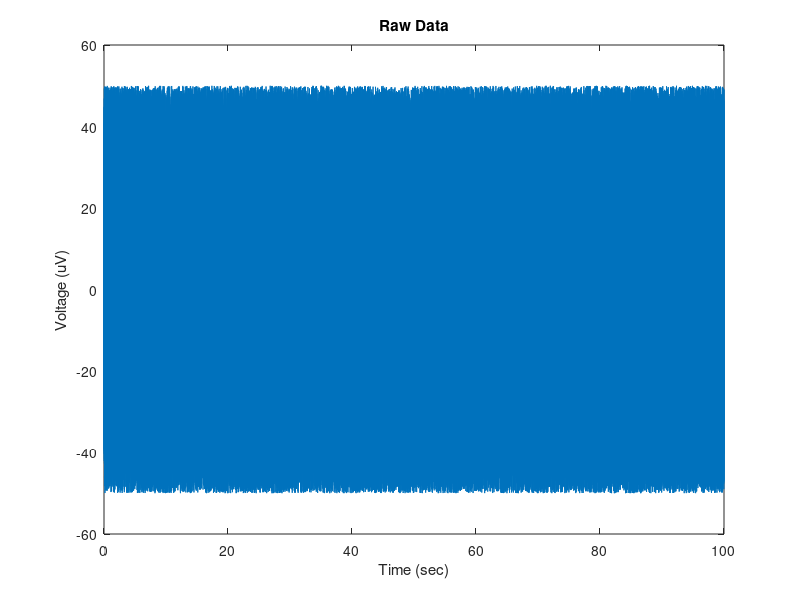

MATLAB code to generate this figure: (Note: this script raises an error after producing the figure.)
%% Analyses of EEG signals
% Workshop on Quantitative Analysis of Neural Activity, 
% Dr. Kyle Mathewson - Department of Psychology - University of Alberta

clear all
close all
clc

addpath('WorkshopFunctions')

%% Discrete vs. Continuous
% EEG is recorded as a discrete time series, an array of numbers over time
% The sampling rate with which the data is digitized directly influences
% the range of frequencies that can be represented in the signal. 
% Nyquist frequency is half the sampling rate, so sampling say 1000 Hz, we
% can represent frequencies up to 500 Hz in our data, anything larger will
% show up as an artifact due to aliasing (so we use hardware filters to
% avoid this)

% So lets make up some fake data:
% consider a random set of numbers as our data

srate = 1000; %Hz
data_length = 100; %seconds
speriod = 1/srate; %seconds
data = rand(1,srate*data_length)*100 - 50 ; %centered at zero between -50 and 50 uV
times = speriod:speriod:data_length; %time points
figure; plot(times,data);
    xlabel('Time (sec)');
    ylabel('Voltage (uV)');
    title('Raw Data');

% use interp() or resample() to change sampling rate of data in either
% direction, useful to equate the sampling rate of signals from two
% modalities (heart rate and EEG), and in resampling data that has
% irregular sampling periods

%% filtering the data (bandpass, low-pass, high-pass)
% next we want to use an offline filter to attenuate certain ranges of
% frequencies in the signal. There are many options for filters with different tradeoffs
% This can be done with a butterworth filter,
% employed by the following function. One can use this to filter low
% frequencies (high pass), high frequencies (low pass), or to keep only a
% band of frequencies (band pass)

%here we will use a bandpass filter to filter our everything but alpha
%oscillations. 

high_pass = 6; %lower cutoff
low_pass = 14; %upper cutoff
order = 2; %order of polynomial used in the filter, can be increased to sharpen the dropoff of the filter
type = 'band'; %type of filter
[filt_data] = illini_filter(data',srate,high_pass,low_pass,order,'band'); %run the filter (which plots a graph)

% illini_filter.m - Created University of Illinois, based on kyle_filter by Kyle Mathewson with edits by Jamie Norton
% [Y_filt] = illini_filter(Y,Fs,hipass,lopass,order,type)
% Takes the time x channel data matrix Y, filters out a single frequency band,
% Input is: 
%           Y  - data matrix, time points by channels
%           Fs - Sampling Frequency in Hz
%           hipass - lower bound of filter
%           lopass - upper bound of filter
%           order - filter order, 
%                      higher orders have steeper roll offs, but
%                      can also be unstable
%           type - 'low' (low pass), 'high' (high pass), or 'band' (bandpass)
%
% Output is:
%            Y_filt - same as Y but not filtered

subplot(2,1,1); plot(times,data);
    xlabel('Time (sec)');
    ylabel('Voltage (uV)');
    title('Raw Data');
subplot(2,1,2); plot(times,filt_data);
    xlabel('Time (sec)');
    ylabel('Voltage (uV)');
    title('Filtered Data');
    
% Try zooming in on the filtered data so you can see a few seconds of the
% remaining alpha oscillations

%% epoched data
% if we have some repetition of a stimulus, we may want to visualize what
% the brain activity evoked by this stimulus looks like. We can cut out chunks of data (epochs) 
% aligned to these stimuli, with data before and after the stimulus onset
% The noise on individual presentations limits our ability to see this. So we can
% average over many instances of a stimulus to minimize noise. 
% The noise in the individual trials will be attenuated as a function of 
% the square root of the number of trials, so there are deminishing returns to more trials
% We can also subtract out baseline shifts in voltage to align trials. 

n_epochs = 100; % create fake stimuli and epochs of dat

prestim = 2000; %time before stimulus
poststim = 3000; %time after stimulus
baseline = 200; %subtract mean voltage in this period before stim onset

%pick some random times to be fake events
stim_times = randi(length(times)-(prestim+poststim),1,n_epochs)+prestim;

%set the times for each epoch and allocate space
epoch_times = -prestim+1:poststim;
epochs = zeros(n_epochs,length(epoch_times));
baselines = zeros(n_epochs,1);

%for each epoch grab the data before and after the stim and substract
%baseline

for i_epoch = 1:n_epochs
    epochs(i_epoch,:) = filt_data(stim_times(i_epoch)-prestim+1 : stim_times(i_epoch)+poststim);
    %add in a fake ERP from 200:400 ms on each trial to represent the
    %evoked activity
    epochs(i_epoch,prestim+201:prestim+300) = epochs(i_epoch,prestim+201:prestim+300) + (hanning(100)*10)';
    epochs(i_epoch,prestim+301:prestim+400) = epochs(i_epoch,prestim+301:prestim+400) - (hanning(100)*20)';
    %baseline subtraction
    baselines(i_epoch) = mean(epochs(i_epoch,prestim-baseline:prestim));
    epochs(i_epoch,:) = epochs(i_epoch,:) - baselines(i_epoch);
end

%plot the individual epochs and the average
figure; 
subplot(2,1,1); plot(epoch_times,epochs(1:3,:));
    xlabel('Time (sec)');
    ylabel('Voltage (uV)');
    title('Individual Epochs');
subplot(2,1,2); plot(epoch_times,mean(epochs,1));
    xlabel('Time (sec)');
    ylabel('Voltage (uV)');
    title('Average of Epochs');


%% Hilbert Transform- 
% The first of four methods to represent the data time series in the
% frequency domain is called a Hilbert transform.
% First we use a narrow bandpass in the frequency band of interest (as
% shown above). Then computes the instantaneous phase and power

complex_data = hilbert(epochs(1,:)); %hilbert transform
power_hilb = abs(complex_data).^2; %get the real part as the power
phase_hilb = angle(complex_data); %and the imaginary as the phase

%plot the band-pass filtered data, as well as the power and phase at each time point
%computed using the hilbert transform
%note that now we can estimate the power and phase at each moment in the
%epoch and run analyses over trials and subjects on these measures. Before
%we try that lets look at three other ways to estimate power and phase
%accross a wider range of frequencies

figure;
subplot(4,1,1);  plot(epoch_times,epochs(1,:));
    xlabel('Time (sec)');
    ylabel('Voltage (uV)');
    title('Individual band-pass filtered Epoch');
subplot(4,1,2);  plot(epoch_times,power_hilb);
    xlabel('Time (sec)');
    ylabel('Voltage (uV)');
    title('Instantaneous Power');
subplot(4,1,3);  plot(epoch_times,phase_hilb);
    xlabel('Time (sec)');
    ylabel('Phase (Radians)');
    title('Instantaneous Phase');
subplot(4,1,4); plot(epoch_times,rad2deg(phase_hilb));
    xlabel('Time (sec)');
    ylabel('Phase (Degrees)');
    title('Instantaneous Phase');


%% fast-fourer transform - 
% Our time series can be converted to the frequency domain as a sum of
% weighted sine waves
% First we can compute a fast fourier transform on a chunk of data as a
% whole to create a signle frequency spectra for that data chunk (no
% matter the length)
% data must be of length 2^n
% frequency resolution depends on number of time points used
% data can be padded with zeros to increase frequency resolution and get to
% 2^n

Ubound = 30; %upper bound on fft 

%for each epoch run this fft function
win_hamming = hamming(length(epochs(1,:)));
for i_epoch = 1:n_epochs
    temp_data = epochs(i_epoch,:);
    temp_data = win_hamming.*temp_data';
    [power_fft(i_epoch,:), phase_fft(i_epoch,:), freqs_fft] = kyle_fft(temp_data',srate,Ubound);
end


%here we plot the data, a hamming window used to taper the edges and avoid
%artifacts, and the multiplication of the two, this is what goes into the
%fft

figure;
subplot(3,1,1); 
    plot(epochs(1,:));
subplot(3,1,2); 
    plot(hamming(length(epochs(1,:))));
subplot(3,1,3);
    plot(hamming(length(epochs(1,:))).*epochs(1,:)');




% kyle_fft.m - Compute a FFT and get back the results
% [power, phase, freqs] = kyle_fft(data,srate,Ubound)
% now we plot the power spectra of each epoch, and the mean over epochs
% we can see a peak in the alpha band since we have already band-pass
% filtered the signal

figure; 
subplot(2,1,1); plot(freqs_fft,power_fft(1:3,:));
   xlabel('Frequency (Hz)');
    ylabel('Power (uV^2)');
    title('Individual Epoch Power Spectras');
    axis tight;
subplot(2,1,2); plot(freqs_fft,mean(power_fft,1));
   xlabel('Time (s)');
    ylabel('Frequency (Hz)');
    title('Average Epoch Power Spectra');
    axis tight;

% 
%% moving window FFT, 
% Now we might want to have resolution in time for how the frequency changes
% we can move a window accross the data and compute the fft for the data on each window
% EEGLAB-pop_newtimef does this
% not covered here, but we can window the data to reduce edge artifacts. 
% a major point here is the combination of uncertainty in time vs
% frequency. We can use longer windows to increase our frequency, but we
% loose resolution in time by doing so. We can't have both. 

Ubound = 30; %upper bound of fft
window_length = 2^9; %length of moving window in sampling points
fft_length = 2^10; %the rest is padded with zeros (also sampling points) - keep same as above for no padding
step_size = 1; % how far to go on each window step, 1 is the most resolved

% reset some variables
power_winfft = [];
phase_winfft = [];
freqs_winfft = [];

for i_epoch = 1:10 %do for each epoch (just two for now for time)
    for i_window = 1+window_length/2:step_size:length(epochs(i_epoch,:))-window_length/2 %step through windows
        %take out the data segment
        segment = epochs(i_epoch,i_window-window_length/2:i_window+window_length/2-1);
        
        %can multiply by hamming window here to avoid edge artifacts
        segment= (hamming(length(segment)).*segment')';
        
        %pad with zeros
        segment = [zeros((fft_length-window_length)/2,1)' segment zeros((fft_length-window_length)/2,1)'];
        
        %compute fft and save results
        [power_winfft(i_epoch,i_window-(window_length/2),:),phase_winfft(i_epoch,i_window-(window_length/2),:),freqs_winfft] = kyle_fft(segment,srate,Ubound); 
    end
end
%get out new time stamps due to windows
times_winfft = epoch_times(1+window_length/2:step_size:length(epochs(i_epoch,:))-window_length/2);

%plot the original data and a single epoch spectrogram (the power in all
%frequencies at each time point, a bunch of spectra stacked over time)

figure;
subplot(2,1,1);  plot(epoch_times,epochs(2,:));
    xlabel('Time (sec)');
    ylabel('Voltage (uV)');
    title('Individual band-pass filtered Epoch');
subplot(2,1,2); imagesc(times_winfft,freqs_winfft,squeeze(power_winfft(2,:,:))');
    set(gca,'YDir','normal');
   xlabel('Time(s)');
    ylabel('Frequency (Hz)');
    title('Individual Epoch Power Spectrogram moving fft');
    axis tight;
    c=colorbar;
    ylabel(c,'Log Power (dB)')


%% wavelet analysis
% the final method of computing power and phase information is a wavelet
% analysis. In the fft analysis, given a single window size, there are much
% more cycles of higher frequencies used than in lower frequences. This
% gives poor time resolution in higher frequencies. To overcome this, a
% wavelet analysis modifies the number of cycles in the wavelet as a
% function of frequency. So instead of specifiying the window size, we
% specify the number of cycles (wavenumber). 3 cycles at 10 Hz is 300 ms
% long, 3 cycles at 100 Hz is 30 ms long, etc. This provides more
% equivalent time resolution over different frequencies. 

% the math is similar, we are creating little wavelets, and convolving them
% with the EEG data to see how well the two match up. 
% 	-pop_newtimef() in EEGLAB can also do this (default setting), in EEGLAB
% 	you can also increase the wavenumber as frequencies increase

% Assign Frequencies of interest
freqs_wavelet = 1:.5:30; %linear
% freqs_wavelet = (2^(1/4)).^(-.5:.5:20); %Log 

% width of the wavelet
width = 6; %in cycles of frequency

%reset variables
power_wavelet = [];
phase_wavelet = [];
times_wavelet = [];

% Compute Wavelet Analsis
win_hamming = hamming(length(epochs(1,:)));
for i_epoch = 1:n_epochs
    temp_data = epochs(i_epoch,:);
    temp_data = win_hamming.*temp_data';
    [power_wavelet(i_epoch,:,:),times_wavelet,phase_wavelet(i_epoch,:,:)] = BOSC_tf(temp_data',freqs_wavelet,srate,width);
end
times_wavelet = epoch_times; % keep original time stamps

% [B,T,P]=BOSC_tf(eegsignal,F,Fsample,wavenumber);
%
% This function computes a continuous wavelet (Morlet) transform on
% a segment of EEG signal; this can be used to estimate the
% background spectrum (BOSC_bgfit) or to apply the BOSC method to
% detect oscillatory episodes in signal of interest (BOSC_detect).
%
% parameters:
% eegsignal - a row vector containing a segment of EEG signal to be
%             transformed
% F - a set of frequencies to sample (Hz)
% Fsample - sampling rate of the time-domain signal (Hz)
% wavenumber is the size of the wavelet (typically, width=6)
%	
% returns:
% B - time-frequency spectrogram: power as a function of frequency
%     (rows) and time (columns)
% T - vector of time values (based on sampling rate, Fsample)
% P - estimated phase for each point in time and for each frequency - KEM 2014


%plot the original data and a single epoch spectrogram
figure;
subplot(3,1,1);  plot(epoch_times,epochs(1,:));
    xlabel('Time (sec)');
    ylabel('Voltage (uV)');
    title('Individual band-pass filtered Epoch');
subplot(3,1,2); imagesc(times_winfft,freqs_winfft,squeeze(power_winfft(1,:,:))');
    set(gca,'YDir','normal');
   xlabel('Frequency (Hz)');
    ylabel('Power (uV^2)');
    title('Individual Epoch Power Spectrogram moving fft');
    axis tight;
    c=colorbar;
    ylabel(c,'Log Power (dB)')
subplot(3,1,3); imagesc(epoch_times,freqs_wavelet,squeeze(power_wavelet(1,:,:)));
    set(gca,'YDir','normal');
   xlabel('Frequency (Hz)');
    ylabel('Power (uV^2)');
    title('Individual Epoch Power Spectrogram wavelet');
    axis tight;
    c=colorbar;
    ylabel(c,'Log Power (dB)')
    

%% Power
% 	Now that we have a few ways of computing the power and phase of our EEG
% 	signals, we may want to test questions we have about the difference in
% 	power or phase at certain frequencies between certain times or
% 	conditions. For example, alpha power and alpha phase have both been
% 	shown to differ in the period before stimuli that are and are not
% 	detected (Mathewson et al., 2009, JNeurosci). 

% This power and phase data can be found in EEGLAB as well in the ERSP
% varialble, or as data from individual trials

% 	Here we will practice computing the average power on each epoch in a window, 
% in some frequency band for example in the alpha band in the  1 second before stim onset

win_freq = [6 14]; %range of freqs to average
win_freq_i = [find(freqs_wavelet >= win_freq(1),1) find(freqs_wavelet >= win_freq(2),1)]; %get indicies 

win_time = [-1000 0]; %range of times to average
win_time_i = [find(times_wavelet >= win_time(1),1) find(times_wavelet >= win_time(2),1)]; %get indicies 

mean_power = [];
%for each epoch take out the chunk of data and get the mean in the window
for i_epoch = 1:n_epochs
    data_chunk = power_wavelet(i_epoch,win_freq_i(1):win_freq_i(2),win_time_i(1):win_time_i(2));
    mean_power(i_epoch) = mean(mean(data_chunk));
end

%plot the power over epochs in a histogram
 figure; hist(mean_power,20); 
  title('Histogram of alpha power in each epoch prestim period')
  ylabel('Count');
  xlabel('Power (uV^2)');
  
% now we could do this for two different conditoins or two different groups
% of participants, or two different time points, or channels, etc. Standard
% statistical tests can be used.


%% Phase
%  Finally we may have certain hypothesis about how the phase of certin
%  oscillations changes in different situations. We can pull the estimated
%  phase at a single moment in time out of the data in the frequency domain
%  above as well. 
%  Generally we can use angle(), imag() to get the angle of complex data
%  Phase is expressed in radians or degrees
%  circ_stat toolbox for doing stats on circular variables
%  <https://www.jstatsoft.org/article/view/v031i10 Circ_stat toolbox>
%   circ_stat()
% 	circ_mean(), r(), 
% 	circular difference, circular clustering
%   Most of these stats are based on the angular mean and angular standard
%   deviation, as are more advanced EEG stats mentioned below (coherence)

% Here we will try a rose plot, angle plot...
% pick a certain frequency and time and consider the phase over epochs
% say 10 Hz phase and stimulus onset

phase_freq = 10; %range of freqs to average
phase_freq_i = find(freqs_wavelet >= phase_freq,1); %get indicies 

phase_time = 0; %range of times to average
phase_time_i = find(times_wavelet >= phase_time,1); %get indicies 

epoch_phase = [];
epoch_power = [];
%for each epoch take out the chunk of data and get the mean in the window
for i_epoch = 1:n_epochs
    %takes out the phase in radians
    epoch_phase(i_epoch)  = phase_wavelet(i_epoch,phase_freq_i,phase_time_i);
    %also get the power at that time point
    epoch_power(i_epoch)  = power_wavelet(i_epoch,phase_freq_i,phase_time_i);
    
end


%now we can represent that data on a circular scale in a few ways, showing
%a histrogram rose plot, or individual data in a compass plot. summary
%stats can be computed using the toolbox above, and comparisons can be made
%between conditions using circular statistics.

figure; 
subplot(3,1,1); rose(epoch_phase);
 title('Circular histogram of alpha phase at stimulus onset');
subplot(3,1,2); compass(sin(epoch_phase),cos(epoch_phase));
 title('Compass plot of the alpha phase at stimulus onset');
subplot(3,1,3); compass(epoch_power.*sin(epoch_phase),epoch_power.*cos(epoch_phase));
 title('Compass plot of alpha power and phase at stim onset');


%% Coherence
% INTERTRIAL COHERENCE - can be measured from the phase of a certain
% frequency on each trial. If the phase is very consistent over trials,
% then a large coherence measure will be obtained. This can be good for
% measuring phase resetting, and also entrainment to stimuli over trials.

% MODULATION INDEX - Still within a single channel one may want to measure to extent to
% which the phase of a slow frequency modulates the power of a higher
% frequency, the so called modulation index. This can be represented as a
% histogram in which different bins of slow frequency phase have
% different power of a high frequency, and tested with Chi squared
% distributions or permutations stats. 

% Finally we may want to understand communication between recording sites
% we can look at this in terms of the modulation index above, but also in a
% few other ways.

% POWER COHERENCE - We can compute the correlation of the power envelope of certain
% frequencies (power_coher.m).

% PHASE COHERENCE - We can also study how reliably the phase differs between two sites since
% consistent lagged phase betwen two sites may indicate communication. FOr
% this we can meausre the phase at each time point for each site, find the
% difference between sites at each time point, and compute the variance of
% those differences over time. A high amount of communication should be
% seens as a consistent difference in phase over time. (phase_coher.m)

% MODULATION INDEX 
% 
% OTHER - We can also use other measures like lagged cross correlation between
% channels or granger causality analysis accross channels to estimate the
% direction of influence and the lag in communication.

